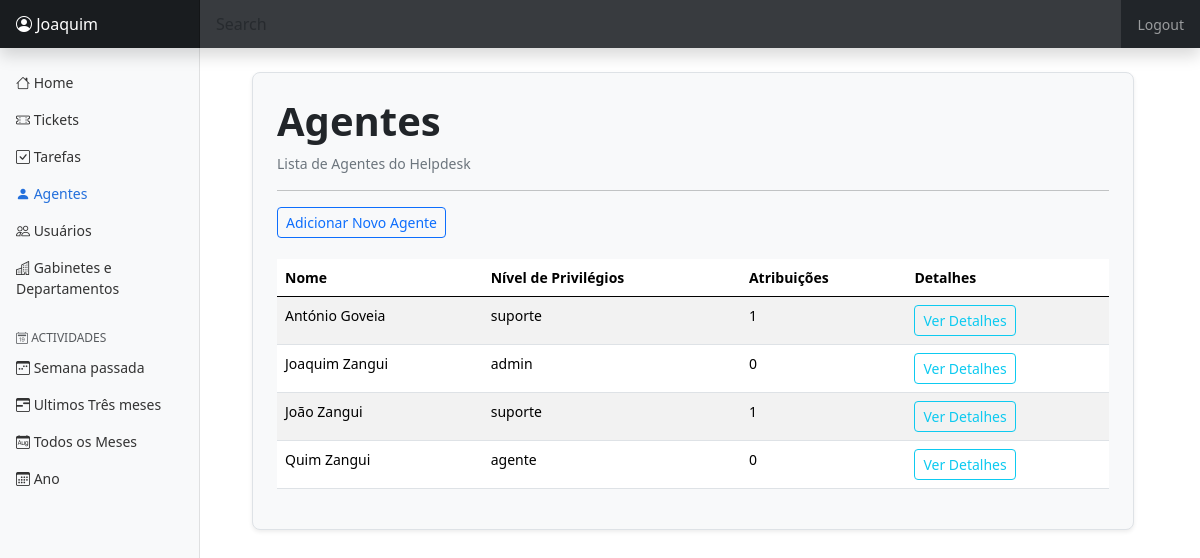
/users/agent/list/ (signed in), run on an earlier commit of the app's database.
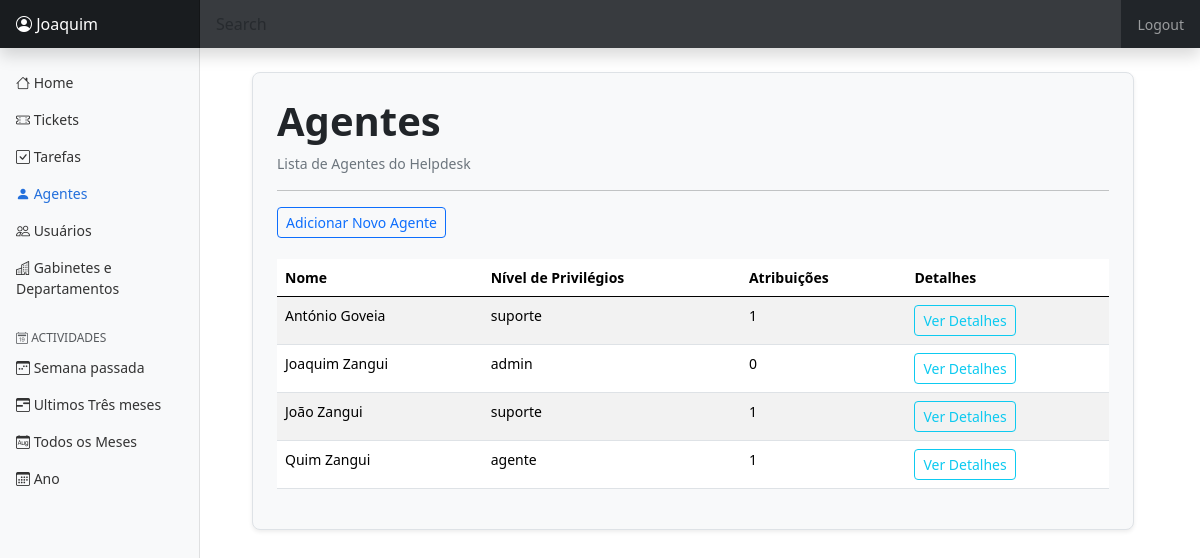
And on a later commit of the database.
### users/models.py (models this page shows, shortened)
class Agents(models.Model):
    user = models.OneToOneField(User, on_delete=models.CASCADE, related_name='agent')
    privilege_level = models.CharField(max_length=20, choices=[
        ('admin', 'Admin'),
        ('agente', 'Agente'),
        ('suporte', 'Suporte'),
    ], default='user', help_text=_("Select the privilege level for the agent."))  # Example field for privilege level
    class Meta:
        verbose_name = _('Agent')
        verbose_name_plural = _('Agents')
        ordering = ['user__username']

### helpdesk/models.py (models this page shows, shortened)
class Ticket(models.Model):
    user = models.ForeignKey(User, on_delete=models.CASCADE)
    help_topic = models.ForeignKey(HelpTopic, on_delete=models.CASCADE)  # e.g., billing, technical, general inquiry
    issue_summary = models.CharField(max_length=200)
    description = models.TextField()
    priority = models.CharField(max_length=20, choices=[
        ('low', 'Low'),
        ('medium', 'Medium'),
        ('high', 'High'),
        ('urgent', 'Urgent')
    ], default='medium') # essa prioridade do ticket vai ser preenchida de forma com signals
    assigned_to = models.ForeignKey(Agents, null=True, blank=True, related_name='assigned_tickets', on_delete=models.SET_NULL)  # User assigned to resolve the ticket
    created_at = models.DateTimeField(default=timezone.now)
    updated_at = models.DateTimeField(default=timezone.now)
    due_date = models.DateTimeField(null=True, blank=True)  # Optional due date for resolution
    status = models.CharField(max_length=20, choices=[
        ('aberto', 'Aberto'),
        ('em_progresso', 'Em Progresso'),
        ('fechado', 'Fechado')
    ], default='open')  # e.g., open, in_progress, closed
    class Meta:
        verbose_name_plural = "Tickets" # Plural name for the model in admin interface

### users/views.py (the view)
# urls.py: path('agent/list/', views.agent_list, name='agent_list'),
@login_required
def agent_list(request):
    try:
        user_is_staff_member = Agents.objects.filter(user=request.user).values_list('privilege_level', flat=True)
        if not user_is_staff_member:
            return HttpResponse("Infelizmente você não tem autorização para aceder a essa página.")
    except Agents.DoesNotExist:
        return HttpResponse("Infelizmente você não tem autorização para aceder a essa página.")
    agents = Agents.objects.all()
    return render(request, 'users/agent_list.html', {'agents': agents})

### users/templates/users/agent_list.html
{% extends "helpdesk/base.html" %}
{% block main_content %}
    <div class="container p-4 border border-1 rounded-3 shadow-sm bg-light">
        <h1 class="fw-bold">Agentes</h1>
        <p class="text-secondary">Lista de Agentes do Helpdesk</p>
        <hr>
        <small><a href="{% url 'agent_registration' %}" class="btn btn-sm btn-outline-primary">Adicionar Novo Agente</a></small>
        <br>
        <br>
        <table class="table table-striped">
            <thead>
                <tr>
                    <th>Nome</th>
                    <th>Nível de Privilégios</th>
                    <th>Atribuições</th>
                    <th>Detalhes</th>
                </tr>
            </thead>
            <tbody>
                {% for agent in agents %}
                    <tr>
                        <td>{{ agent.user.first_name }} {{ agent.user.last_name }}</td>
                        <td>{{ agent.privilege_level }}</td>
                        {% if agent.assigned_tickets %}
                            <td>{{ agent.assigned_tickets.all|length }}</td>
                        {% else %}
                            <td><span class="text-danger">Não Atribuído</span></td>
                        {% endif %}
                        <td><a href="{% url 'agent_detail' agent.id %}" class="btn btn-sm btn-outline-info">Ver Detalhes</a></td>
                    </tr>
                {% endfor %}
            </tbody>
        </table>
    </div>
{% endblock %}

What changed in the data, as far as the page shows it:
changed through a linked row, Agents "agente": assigned_tickets.all|length "0" → "1"
